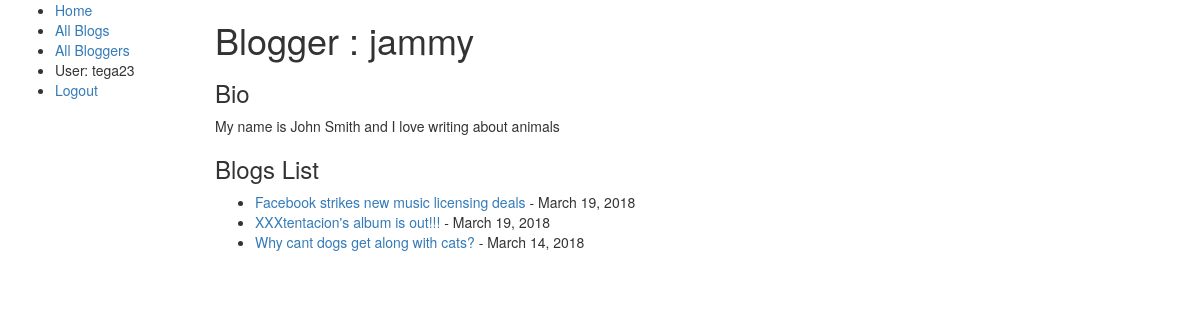
The page /blog/blogger/1 (signed in) on the database its author committed.
### blog/models.py (models this page shows, shortened)
class Blogger(models.Model):
    first_name = models.CharField(max_length = 100)
    last_name = models.CharField(max_length = 100)
    username = models.CharField(max_length = 50)
    date_of_birth = models.DateField(null = True, blank = True)
    location = models.CharField(max_length = 200, null = True)
    bio = models.TextField(null = True , blank = True)
    def __str__(self):
        return "{}".format(self.username)

class BlogPost(models.Model):
    blog_post_title = models.CharField(max_length = 400)
    post_date = models.DateField(null = True , default = timezone.now)
    post_time = models.TimeField(null = True , default = timezone.now)
    blogger = models.ForeignKey(Blogger, on_delete = models.SET_NULL, null = True)
    content = models.TextField()
    class Meta:
        ordering = ['-post_date', '-post_time']
    def __str__(self):
        return "{}".format(self.blog_post_title)

### blog/views.py (the view)
# urls.py: path('blogger/<int:pk>', views.blogger_detail, name ='blogger-detail'),
def blogger_detail(request , pk):
    blogger = Blogger.objects.get(pk = pk)
    blog_posts =  BlogPost.objects.filter(blogger__id = pk)
    return render (request,
    'blog/blogger_detail.html',
    context ={'blogger': blogger, 'blog_posts':blog_posts},
    )

### blog/templates/blog/blogger_detail.html
{% extends 'blog/base_generic.html' %}
{% block content %}
    <h1>Blogger : {{blogger}}</h1>
    <h3>Bio</h3>
    <p>{{blogger.bio}}</p>
    <h3>Blogs List</h3>
    <div class = "blog-post">
        <ul>
            {% for blog in blog_posts %}
                <li><a href ="{% url 'blog-detail' blog.id %}">{{blog}}</a> - {{blog.post_date}}</li>
            {% endfor %}
        </ul>
    </div>
{%endblock %}

### blog/templates/blog/base_generic.html (shortened to what this page needs)
<!DOCTYPE html>
<html lang ='en'>
    <head>
        <link rel="stylesheet" href="https://maxcdn.bootstrapcdn.com/bootstrap/3.3.7/css/bootstrap.min.css">
        {% load static %}
        <link rel="stylesheet" href="{% static 'blog/css/styles.css' %}">
    </head>
    <body>
        <div class="container-fluid">
            <div class="row">
                <div class="col-sm-2">
                    {% block sidebar %}
                    <ul class="sidebar-nav">
                        <li><a href="{% url 'index' %}">Home</a></li>
                        <li><a href="{% url 'all-blogs' %}">All Blogs</a></li>
                        <li><a href="{% url 'all-bloggers' %}">All Bloggers</a></li>
                        {% if user.is_authenticated %}
                            <li>User: {{ user.get_username }}</li>
                            <li><a href="{% url 'logout'%}?next={{request.path}}">Logout</a></li>
                        {% else %}
                            <li><a href="{% url 'login'%}?next={{request.path}}">Login</a></li>
                        {% endif %}
                    </ul>
                    {% endblock %}
                </div>
                <div class="col-sm-10 ">
                    {% block content %} {% endblock %}
                </div>
            </div>
        </div>
    </body>
</html>

### rows shown on the page
Blogger: username "jammy", bio "My name is John Smith and I love writing about animals"
BlogPost: blog_post_title "Facebook strikes new music licensing deals", post_date "March 19, 2018"
BlogPost: blog_post_title "XXXtentacion's album is out!!!", post_date "March 19, 2018"
BlogPost: blog_post_title "Why cant dogs get along with cats?", post_date "March 14, 2018"

### other values the page prints
{{ user.get_username }} "tega23"
